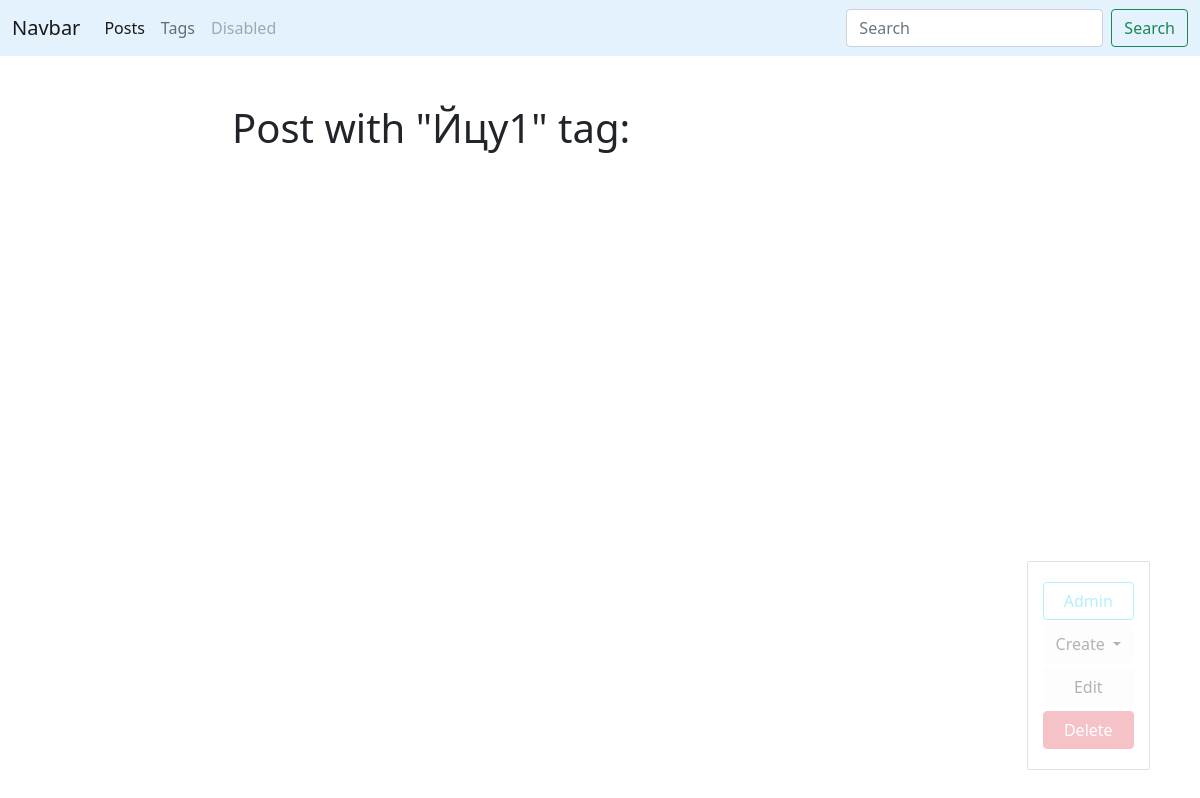
Before: /blog/tag/йцу1/ with the older database file.
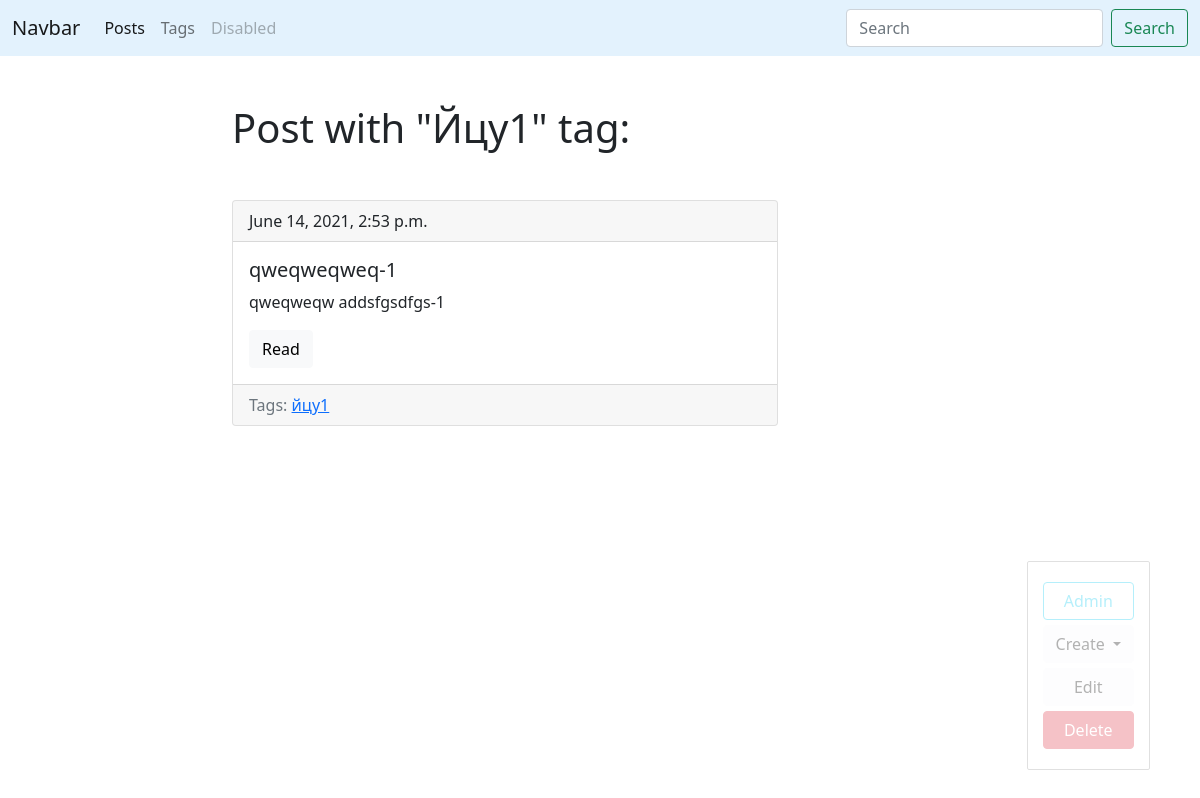
After: the same page with the newer database file.
### blog/models.py (models this page shows, shortened)
class Tag(models.Model):
    title = models.CharField(max_length=50)
    slug = models.SlugField(max_length=50, unique=True)
    def get_absolute_url(self):
        return reverse('tag_detail_url', kwargs={'slug': self.slug})
    def get_update_url(self):
        return reverse('tag_update_url', kwargs={'slug': self.slug})
    def get_delete_url(self):
        return reverse('tag_delete_url', kwargs={'slug': self.slug})

class Post(models.Model):
    title = models.CharField(max_length=150, db_index=True)
    slug = models.SlugField(max_length=150, blank=True, unique=True)
    body = models.TextField(blank=True, db_index=True)
    tags = models.ManyToManyField('Tag', blank=True, related_name='posts')
    date_pub = models.DateTimeField(auto_now_add=True)
    def get_absolute_url(self):
        return reverse('post_detail_url', kwargs={'slug': self.slug})

### blog/views.py (the view)
# urls.py: path('tag/<str:slug>/', TagDetail.as_view(), name='tag_detail_url'),
class TagDetail(ObjectDetailMixin, View):
    model = Tag
    template = 'blog/tag_detail.html'

### blog/utils.py (called while the page is built)
    def get(self, request, slug):
        obj = get_object_or_404(self.model, slug__iexact=slug)   #Post класс модели, а slug__iexact=slug это то что ищем
        return render(request, self.template, context={self.model.__name__.lower(): obj, 'admin_object': obj, 'detail': True})

### blog/templates/blog/tag_detail.html (shortened to what this page needs)
{% extends 'blog/base_blog.html' %}
{% block content %}
    <h1 class="mb-5">Post with "{{ tag.title|title }}" tag:</h1>
    {% for post in tag.posts.all %}
        {% include 'blog/includes/post_card_templates.html' %}
    {% endfor%}
{% endblock %}

### blog/templates/blog/includes/post_card_templates.html
<div class="card mb-4">
    <div class="card-header">
        {{ post.date_pub }}
    </div>
    <div class="card-body">
        <h5 class="card-title">{{ post.title }}</h5>
        <p class="card-text">{{ post.body|truncatewords:15 }}</p>
        <a href="{{ post.get_absolute_url }}" class="btn btn-light">Read</a>
    </div>
    <div class="card-footer text-muted">
        Tags:
        {% for tag in post.tags.all %}
            <a href="{{ tag.get_absolute_url }}">{{ tag.title }}</a>
        {% endfor %}
    </div>
</div>

Changed rows visible on the page:
added Post: date_pub "June 14, 2021, 2:53 p.m.", title "qweqweqweq-1", body "qweqweqw addsfgsdfgs-1", Tag (title "йцу1")
